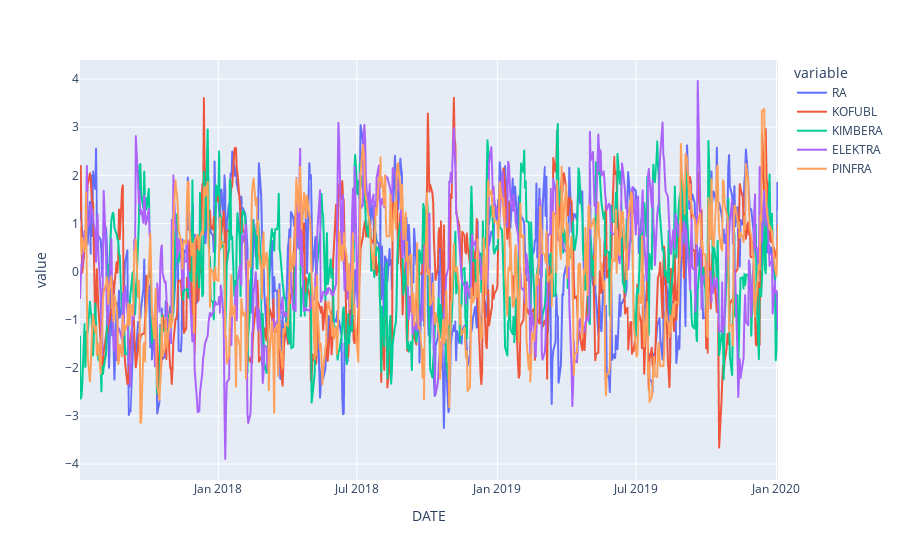

The cell this chart's notebook holds for it:
### Code cell
plot_data = market_t.sample(5, axis=1, random_state=3141).reset_index().melt("DATE")
px.line(plot_data, x="DATE", y="value", color="variable")

### Figure 1 — Plotly figure (JSON) as saved in the notebook; plotly's stock layout.template omitted (floating-point values rounded to 4 significant figures; data arrays with more than 128 entries replaced by an {"elided": "..."} marker saying what was removed)
{"data": [{"hovertemplate": "variable=RA<br>DATE=%{x}<br>value=%{y}<extra></extra>", "legendgroup": "RA", "line": {"color": "#636efa", "dash": "solid"}, "mode": "lines", "name": "RA", "showlegend": true, "type": "scattergl", "x": {"elided": "654 str values"}, "xaxis": "x", "y": {"elided": "654 float values"}, "yaxis": "y"}, {"hovertemplate": "variable=KOFUBL<br>DATE=%{x}<br>value=%{y}<extra></extra>", "legendgroup": "KOFUBL", "line": {"color": "#EF553B", "dash": "solid"}, "mode": "lines", "name": "KOFUBL", "showlegend": true, "type": "scattergl", "x": {"elided": "654 str values"}, "xaxis": "x", "y": {"elided": "654 float values"}, "yaxis": "y"}, {"hovertemplate": "variable=KIMBERA<br>DATE=%{x}<br>value=%{y}<extra></extra>", "legendgroup": "KIMBERA", "line": {"color": "#00cc96", "dash": "solid"}, "mode": "lines", "name": "KIMBERA", "showlegend": true, "type": "scattergl", "x": {"elided": "654 str values"}, "xaxis": "x", "y": {"elided": "654 float values"}, "yaxis": "y"}, {"hovertemplate": "variable=ELEKTRA<br>DATE=%{x}<br>value=%{y}<extra></extra>", "legendgroup": "ELEKTRA", "line": {"color": "#ab63fa", "dash": "solid"}, "mode": "lines", "name": "ELEKTRA", "showlegend": true, "type": "scattergl", "x": {"elided": "654 str values"}, "xaxis": "x", "y": {"elided": "654 float values"}, "yaxis": "y"}, {"hovertemplate": "variable=PINFRA<br>DATE=%{x}<br>value=%{y}<extra></extra>", "legendgroup": "PINFRA", "line": {"color": "#FFA15A", "dash": "solid"}, "mode": "lines", "name": "PINFRA", "showlegend": true, "type": "scattergl", "x": {"elided": "654 str values"}, "xaxis": "x", "y": {"elided": "654 float values"}, "yaxis": "y"}], "layout": {"legend": {"title": {"text": "variable"}, "tracegroupgap": 0}, "margin": {"t": 60}, "xaxis": {"anchor": "y", "domain": [0, 1], "title": {"text": "DATE"}}, "yaxis": {"anchor": "x", "domain": [0, 1], "title": {"text": "value"}}}}
